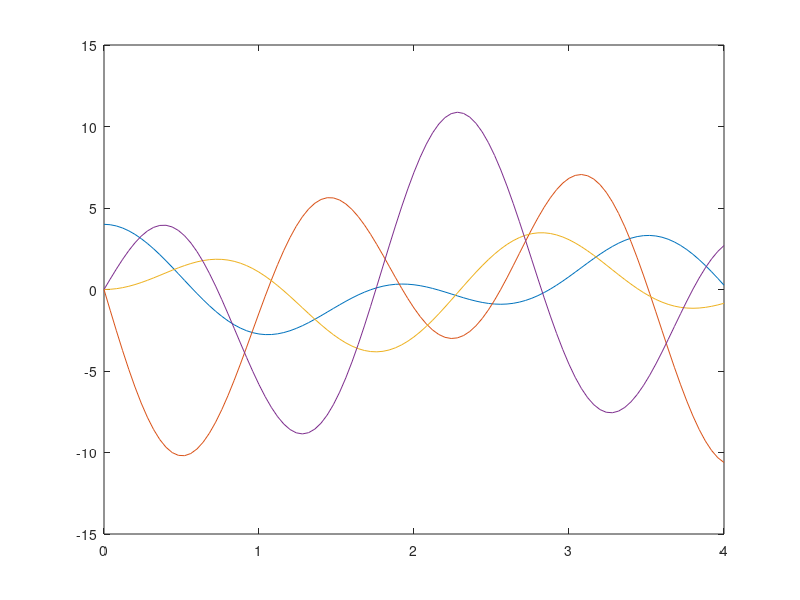

Here is the MATLAB script that generated this plot:
%% Testes
A = [0 1 0 0 ; -8 0 4 0 ; 0 0 0 1 ; 4 0 -8 0 ];
B = [0 ; 0 ; 0 ; 0];
C = [1 0 0 0; 0 1 0 0; 0 0 1 0; 0 0 0 1];

pkg load control

%% Sistema de espaço de estados
sp = ss(A, B, C, "outname", {"y1", "dy1/dt", "y2", "dy2/dt"});

x0 = [4 ; 0 ; 0 ; 0];

[Y, T, X] = initial(sp, x0);

plot(T, X);

